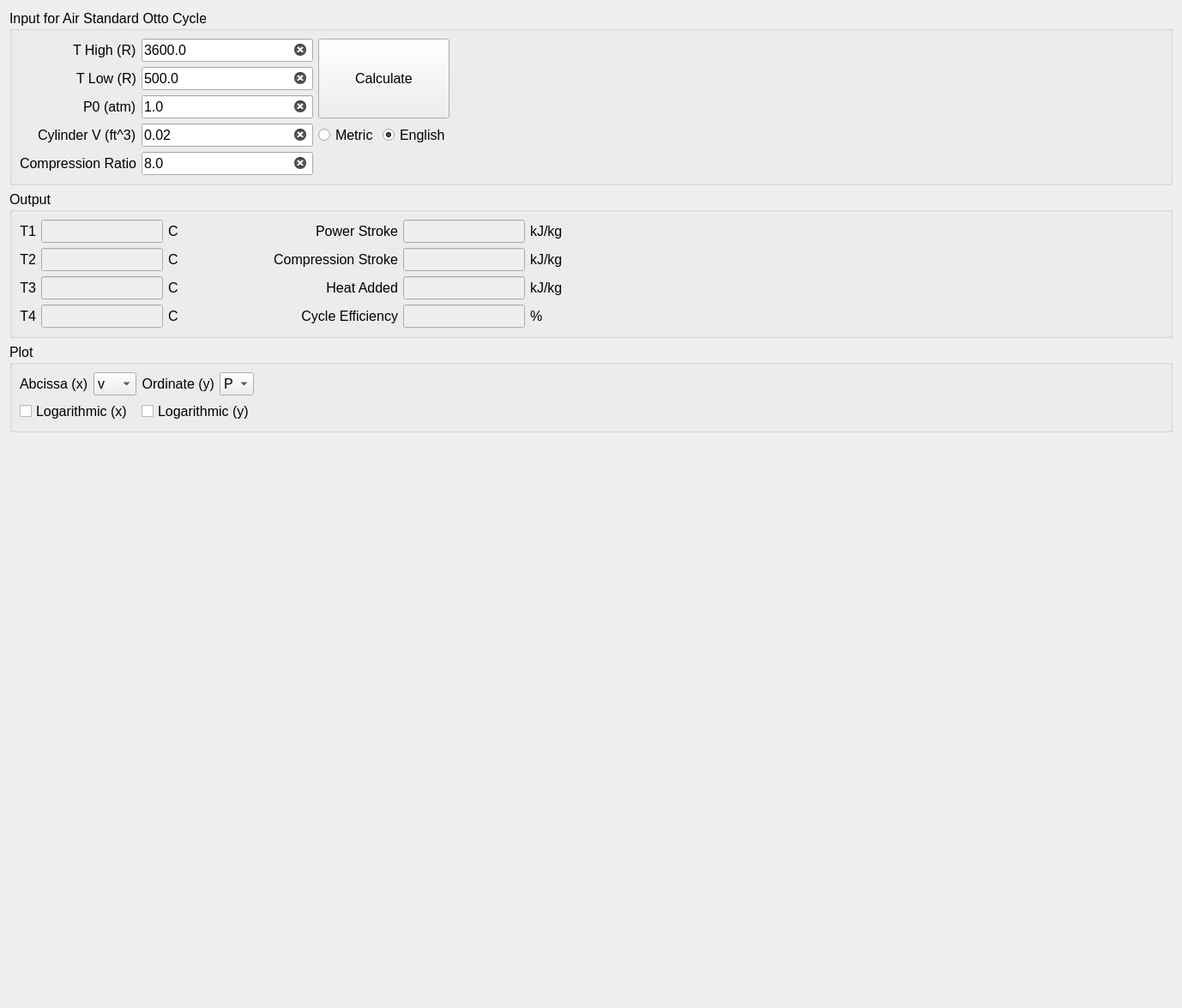
<?xml version="1.0" encoding="UTF-8"?>
<ui version="4.0">
 <class>Form</class>
 <widget class="QWidget" name="Form">
  <property name="geometry">
   <rect>
    <x>0</x>
    <y>0</y>
    <width>1378</width>
    <height>1175</height>
   </rect>
  </property>
  <property name="sizePolicy">
   <sizepolicy hsizetype="Preferred" vsizetype="Preferred">
    <horstretch>0</horstretch>
    <verstretch>0</verstretch>
   </sizepolicy>
  </property>
  <property name="windowTitle">
   <string>Form</string>
  </property>
  <layout class="QVBoxLayout" name="main_VerticalLayout">
   <item>
    <widget class="QGroupBox" name="gb_Input">
     <property name="sizePolicy">
      <sizepolicy hsizetype="Preferred" vsizetype="Fixed">
       <horstretch>0</horstretch>
       <verstretch>0</verstretch>
      </sizepolicy>
     </property>
     <property name="font">
      <font>
       <pointsize>12</pointsize>
      </font>
     </property>
     <property name="title">
      <string>Input for Air Standard Otto Cycle</string>
     </property>
     <layout class="QGridLayout" name="gridLayout">
      <item row="0" column="2" rowspan="3" colspan="2">
       <widget class="QPushButton" name="btn_Calculate">
        <property name="sizePolicy">
         <sizepolicy hsizetype="Minimum" vsizetype="Preferred">
          <horstretch>0</horstretch>
          <verstretch>0</verstretch>
         </sizepolicy>
        </property>
        <property name="font">
         <font>
          <pointsize>12</pointsize>
         </font>
        </property>
        <property name="text">
         <string>Calculate</string>
        </property>
       </widget>
      </item>
      <item row="2" column="0" alignment="Qt::AlignRight">
       <widget class="QLabel" name="lbl_P0">
        <property name="sizePolicy">
         <sizepolicy hsizetype="Fixed" vsizetype="Fixed">
          <horstretch>0</horstretch>
          <verstretch>0</verstretch>
         </sizepolicy>
        </property>
        <property name="font">
         <font>
          <pointsize>12</pointsize>
         </font>
        </property>
        <property name="text">
         <string>P0 (atm)</string>
        </property>
       </widget>
      </item>
      <item row="1" column="0" alignment="Qt::AlignRight">
       <widget class="QLabel" name="lbl_TLow">
        <property name="sizePolicy">
         <sizepolicy hsizetype="Fixed" vsizetype="Fixed">
          <horstretch>0</horstretch>
          <verstretch>0</verstretch>
         </sizepolicy>
        </property>
        <property name="font">
         <font>
          <pointsize>12</pointsize>
         </font>
        </property>
        <property name="text">
         <string>T Low (R)</string>
        </property>
       </widget>
      </item>
      <item row="1" column="1">
       <widget class="QLineEdit" name="le_TLow">
        <property name="sizePolicy">
         <sizepolicy hsizetype="Preferred" vsizetype="Fixed">
          <horstretch>0</horstretch>
          <verstretch>0</verstretch>
         </sizepolicy>
        </property>
        <property name="maximumSize">
         <size>
          <width>200</width>
          <height>16777215</height>
         </size>
        </property>
        <property name="font">
         <font>
          <pointsize>12</pointsize>
         </font>
        </property>
        <property name="text">
         <string>500.0</string>
        </property>
        <property name="placeholderText">
         <string>enter a value for the high pressure isobar</string>
        </property>
        <property name="clearButtonEnabled">
         <bool>true</bool>
        </property>
       </widget>
      </item>
      <item row="3" column="0" alignment="Qt::AlignRight">
       <widget class="QLabel" name="lbl_V0">
        <property name="sizePolicy">
         <sizepolicy hsizetype="Fixed" vsizetype="Fixed">
          <horstretch>0</horstretch>
          <verstretch>0</verstretch>
         </sizepolicy>
        </property>
        <property name="font">
         <font>
          <pointsize>12</pointsize>
         </font>
        </property>
        <property name="text">
         <string>Cylinder V (ft^3)</string>
        </property>
       </widget>
      </item>
      <item row="0" column="0" alignment="Qt::AlignRight">
       <widget class="QLabel" name="lbl_THigh">
        <property name="sizePolicy">
         <sizepolicy hsizetype="Fixed" vsizetype="Fixed">
          <horstretch>0</horstretch>
          <verstretch>0</verstretch>
         </sizepolicy>
        </property>
        <property name="font">
         <font>
          <pointsize>12</pointsize>
         </font>
        </property>
        <property name="text">
         <string>T High (R)</string>
        </property>
       </widget>
      </item>
      <item row="3" column="4">
       <spacer name="horizontalSpacer_3">
        <property name="orientation">
         <enum>Qt::Horizontal</enum>
        </property>
        <property name="sizeHint" stdset="0">
         <size>
          <width>40</width>
          <height>20</height>
         </size>
        </property>
       </spacer>
      </item>
      <item row="0" column="1">
       <widget class="QLineEdit" name="le_THigh">
        <property name="sizePolicy">
         <sizepolicy hsizetype="Preferred" vsizetype="Fixed">
          <horstretch>0</horstretch>
          <verstretch>0</verstretch>
         </sizepolicy>
        </property>
        <property name="maximumSize">
         <size>
          <width>200</width>
          <height>16777215</height>
         </size>
        </property>
        <property name="font">
         <font>
          <pointsize>12</pointsize>
         </font>
        </property>
        <property name="text">
         <string>3600.0</string>
        </property>
        <property name="placeholderText">
         <string>enter a value for the high pressure isobar</string>
        </property>
        <property name="clearButtonEnabled">
         <bool>true</bool>
        </property>
       </widget>
      </item>
      <item row="3" column="1">
       <widget class="QLineEdit" name="le_V0">
        <property name="sizePolicy">
         <sizepolicy hsizetype="Preferred" vsizetype="Fixed">
          <horstretch>0</horstretch>
          <verstretch>0</verstretch>
         </sizepolicy>
        </property>
        <property name="maximumSize">
         <size>
          <width>200</width>
          <height>16777215</height>
         </size>
        </property>
        <property name="font">
         <font>
          <pointsize>12</pointsize>
         </font>
        </property>
        <property name="text">
         <string>0.02</string>
        </property>
        <property name="clearButtonEnabled">
         <bool>true</bool>
        </property>
       </widget>
      </item>
      <item row="2" column="1">
       <widget class="QLineEdit" name="le_P0">
        <property name="sizePolicy">
         <sizepolicy hsizetype="Preferred" vsizetype="Fixed">
          <horstretch>0</horstretch>
          <verstretch>0</verstretch>
         </sizepolicy>
        </property>
        <property name="maximumSize">
         <size>
          <width>200</width>
          <height>16777215</height>
         </size>
        </property>
        <property name="font">
         <font>
          <pointsize>12</pointsize>
         </font>
        </property>
        <property name="text">
         <string>1.0</string>
        </property>
        <property name="placeholderText">
         <string>enter a value for the low pressure isobar</string>
        </property>
        <property name="clearButtonEnabled">
         <bool>true</bool>
        </property>
       </widget>
      </item>
      <item row="4" column="1">
       <widget class="QLineEdit" name="le_CR">
        <property name="sizePolicy">
         <sizepolicy hsizetype="Expanding" vsizetype="Fixed">
          <horstretch>0</horstretch>
          <verstretch>0</verstretch>
         </sizepolicy>
        </property>
        <property name="maximumSize">
         <size>
          <width>200</width>
          <height>16777215</height>
         </size>
        </property>
        <property name="font">
         <font>
          <pointsize>12</pointsize>
         </font>
        </property>
        <property name="text">
         <string>8.0</string>
        </property>
        <property name="placeholderText">
         <string>turbine isentropic efficiency 0.0&lt;eta&lt;=1.0</string>
        </property>
        <property name="clearButtonEnabled">
         <bool>true</bool>
        </property>
       </widget>
      </item>
      <item row="4" column="0" alignment="Qt::AlignRight">
       <widget class="QLabel" name="lbl_CR">
        <property name="sizePolicy">
         <sizepolicy hsizetype="Fixed" vsizetype="Fixed">
          <horstretch>0</horstretch>
          <verstretch>0</verstretch>
         </sizepolicy>
        </property>
        <property name="font">
         <font>
          <pointsize>12</pointsize>
         </font>
        </property>
        <property name="text">
         <string>Compression Ratio</string>
        </property>
        <property name="textFormat">
         <enum>Qt::PlainText</enum>
        </property>
       </widget>
      </item>
      <item row="3" column="3">
       <widget class="QRadioButton" name="rdo_English">
        <property name="sizePolicy">
         <sizepolicy hsizetype="Fixed" vsizetype="Fixed">
          <horstretch>0</horstretch>
          <verstretch>0</verstretch>
         </sizepolicy>
        </property>
        <property name="font">
         <font>
          <pointsize>12</pointsize>
         </font>
        </property>
        <property name="text">
         <string>English</string>
        </property>
        <property name="checked">
         <bool>true</bool>
        </property>
       </widget>
      </item>
      <item row="3" column="2">
       <widget class="QRadioButton" name="rdo_Metric">
        <property name="sizePolicy">
         <sizepolicy hsizetype="Fixed" vsizetype="Fixed">
          <horstretch>0</horstretch>
          <verstretch>0</verstretch>
         </sizepolicy>
        </property>
        <property name="font">
         <font>
          <pointsize>12</pointsize>
         </font>
        </property>
        <property name="text">
         <string>Metric</string>
        </property>
        <property name="checked">
         <bool>false</bool>
        </property>
       </widget>
      </item>
     </layout>
    </widget>
   </item>
   <item>
    <widget class="QGroupBox" name="gb_Output">
     <property name="sizePolicy">
      <sizepolicy hsizetype="MinimumExpanding" vsizetype="Fixed">
       <horstretch>0</horstretch>
       <verstretch>0</verstretch>
      </sizepolicy>
     </property>
     <property name="font">
      <font>
       <pointsize>12</pointsize>
      </font>
     </property>
     <property name="title">
      <string>Output</string>
     </property>
     <layout class="QGridLayout" name="grid_Output">
      <item row="4" column="0">
       <widget class="QLabel" name="label_7">
        <property name="sizePolicy">
         <sizepolicy hsizetype="Fixed" vsizetype="Fixed">
          <horstretch>0</horstretch>
          <verstretch>0</verstretch>
         </sizepolicy>
        </property>
        <property name="font">
         <font>
          <pointsize>12</pointsize>
         </font>
        </property>
        <property name="text">
         <string>T4</string>
        </property>
        <property name="alignment">
         <set>Qt::AlignRight|Qt::AlignTrailing|Qt::AlignVCenter</set>
        </property>
       </widget>
      </item>
      <item row="3" column="1">
       <widget class="QLineEdit" name="le_T3">
        <property name="enabled">
         <bool>false</bool>
        </property>
        <property name="sizePolicy">
         <sizepolicy hsizetype="Fixed" vsizetype="Fixed">
          <horstretch>0</horstretch>
          <verstretch>0</verstretch>
         </sizepolicy>
        </property>
        <property name="minimumSize">
         <size>
          <width>0</width>
          <height>0</height>
         </size>
        </property>
        <property name="maximumSize">
         <size>
          <width>200</width>
          <height>16777215</height>
         </size>
        </property>
        <property name="baseSize">
         <size>
          <width>150</width>
          <height>0</height>
         </size>
        </property>
        <property name="font">
         <font>
          <pointsize>12</pointsize>
         </font>
        </property>
       </widget>
      </item>
      <item row="4" column="1">
       <widget class="QLineEdit" name="le_T4">
        <property name="enabled">
         <bool>false</bool>
        </property>
        <property name="sizePolicy">
         <sizepolicy hsizetype="Fixed" vsizetype="Fixed">
          <horstretch>0</horstretch>
          <verstretch>0</verstretch>
         </sizepolicy>
        </property>
        <property name="minimumSize">
         <size>
          <width>0</width>
          <height>0</height>
         </size>
        </property>
        <property name="maximumSize">
         <size>
          <width>200</width>
          <height>16777215</height>
         </size>
        </property>
        <property name="baseSize">
         <size>
          <width>150</width>
          <height>0</height>
         </size>
        </property>
        <property name="font">
         <font>
          <pointsize>12</pointsize>
         </font>
        </property>
       </widget>
      </item>
      <item row="3" column="3" alignment="Qt::AlignRight">
       <widget class="QLabel" name="label_11">
        <property name="sizePolicy">
         <sizepolicy hsizetype="Fixed" vsizetype="Fixed">
          <horstretch>0</horstretch>
          <verstretch>0</verstretch>
         </sizepolicy>
        </property>
        <property name="font">
         <font>
          <pointsize>12</pointsize>
         </font>
        </property>
        <property name="text">
         <string>Heat Added</string>
        </property>
        <property name="alignment">
         <set>Qt::AlignRight|Qt::AlignTrailing|Qt::AlignVCenter</set>
        </property>
       </widget>
      </item>
      <item row="2" column="0">
       <widget class="QLabel" name="label_5">
        <property name="sizePolicy">
         <sizepolicy hsizetype="Fixed" vsizetype="Fixed">
          <horstretch>0</horstretch>
          <verstretch>0</verstretch>
         </sizepolicy>
        </property>
        <property name="font">
         <font>
          <pointsize>12</pointsize>
         </font>
        </property>
        <property name="text">
         <string>T2</string>
        </property>
        <property name="alignment">
         <set>Qt::AlignRight|Qt::AlignTrailing|Qt::AlignVCenter</set>
        </property>
       </widget>
      </item>
      <item row="2" column="1">
       <widget class="QLineEdit" name="le_T2">
        <property name="enabled">
         <bool>false</bool>
        </property>
        <property name="sizePolicy">
         <sizepolicy hsizetype="Fixed" vsizetype="Fixed">
          <horstretch>0</horstretch>
          <verstretch>0</verstretch>
         </sizepolicy>
        </property>
        <property name="minimumSize">
         <size>
          <width>0</width>
          <height>0</height>
         </size>
        </property>
        <property name="maximumSize">
         <size>
          <width>200</width>
          <height>16777215</height>
         </size>
        </property>
        <property name="baseSize">
         <size>
          <width>150</width>
          <height>0</height>
         </size>
        </property>
        <property name="font">
         <font>
          <pointsize>12</pointsize>
         </font>
        </property>
       </widget>
      </item>
      <item row="0" column="1">
       <widget class="QLineEdit" name="le_T1">
        <property name="enabled">
         <bool>false</bool>
        </property>
        <property name="sizePolicy">
         <sizepolicy hsizetype="Fixed" vsizetype="Fixed">
          <horstretch>0</horstretch>
          <verstretch>0</verstretch>
         </sizepolicy>
        </property>
        <property name="minimumSize">
         <size>
          <width>0</width>
          <height>0</height>
         </size>
        </property>
        <property name="maximumSize">
         <size>
          <width>200</width>
          <height>16777215</height>
         </size>
        </property>
        <property name="baseSize">
         <size>
          <width>150</width>
          <height>0</height>
         </size>
        </property>
        <property name="font">
         <font>
          <pointsize>12</pointsize>
         </font>
        </property>
       </widget>
      </item>
      <item row="0" column="4">
       <widget class="QLineEdit" name="le_PowerStroke">
        <property name="enabled">
         <bool>false</bool>
        </property>
        <property name="sizePolicy">
         <sizepolicy hsizetype="Fixed" vsizetype="Fixed">
          <horstretch>0</horstretch>
          <verstretch>0</verstretch>
         </sizepolicy>
        </property>
        <property name="minimumSize">
         <size>
          <width>0</width>
          <height>0</height>
         </size>
        </property>
        <property name="maximumSize">
         <size>
          <width>200</width>
          <height>16777215</height>
         </size>
        </property>
        <property name="baseSize">
         <size>
          <width>150</width>
          <height>0</height>
         </size>
        </property>
        <property name="font">
         <font>
          <pointsize>12</pointsize>
         </font>
        </property>
       </widget>
      </item>
      <item row="3" column="4">
       <widget class="QLineEdit" name="le_HeatAdded">
        <property name="enabled">
         <bool>false</bool>
        </property>
        <property name="sizePolicy">
         <sizepolicy hsizetype="Fixed" vsizetype="Fixed">
          <horstretch>0</horstretch>
          <verstretch>0</verstretch>
         </sizepolicy>
        </property>
        <property name="minimumSize">
         <size>
          <width>0</width>
          <height>0</height>
         </size>
        </property>
        <property name="maximumSize">
         <size>
          <width>200</width>
          <height>16777215</height>
         </size>
        </property>
        <property name="baseSize">
         <size>
          <width>150</width>
          <height>0</height>
         </size>
        </property>
        <property name="font">
         <font>
          <pointsize>12</pointsize>
         </font>
        </property>
       </widget>
      </item>
      <item row="0" column="2">
       <widget class="QLabel" name="lbl_T1Units">
        <property name="sizePolicy">
         <sizepolicy hsizetype="Fixed" vsizetype="Fixed">
          <horstretch>0</horstretch>
          <verstretch>0</verstretch>
         </sizepolicy>
        </property>
        <property name="baseSize">
         <size>
          <width>0</width>
          <height>0</height>
         </size>
        </property>
        <property name="font">
         <font>
          <pointsize>12</pointsize>
         </font>
        </property>
        <property name="text">
         <string>C</string>
        </property>
       </widget>
      </item>
      <item row="3" column="0">
       <widget class="QLabel" name="label_9">
        <property name="sizePolicy">
         <sizepolicy hsizetype="Fixed" vsizetype="Fixed">
          <horstretch>0</horstretch>
          <verstretch>0</verstretch>
         </sizepolicy>
        </property>
        <property name="font">
         <font>
          <pointsize>12</pointsize>
         </font>
        </property>
        <property name="text">
         <string>T3</string>
        </property>
        <property name="alignment">
         <set>Qt::AlignRight|Qt::AlignTrailing|Qt::AlignVCenter</set>
        </property>
       </widget>
      </item>
      <item row="0" column="3" alignment="Qt::AlignRight">
       <widget class="QLabel" name="label_14">
        <property name="sizePolicy">
         <sizepolicy hsizetype="Fixed" vsizetype="Fixed">
          <horstretch>0</horstretch>
          <verstretch>0</verstretch>
         </sizepolicy>
        </property>
        <property name="font">
         <font>
          <pointsize>12</pointsize>
         </font>
        </property>
        <property name="text">
         <string>Power Stroke</string>
        </property>
        <property name="alignment">
         <set>Qt::AlignRight|Qt::AlignTrailing|Qt::AlignVCenter</set>
        </property>
       </widget>
      </item>
      <item row="0" column="0">
       <widget class="QLabel" name="label_2">
        <property name="sizePolicy">
         <sizepolicy hsizetype="Fixed" vsizetype="Fixed">
          <horstretch>0</horstretch>
          <verstretch>0</verstretch>
         </sizepolicy>
        </property>
        <property name="font">
         <font>
          <pointsize>12</pointsize>
         </font>
        </property>
        <property name="focusPolicy">
         <enum>Qt::WheelFocus</enum>
        </property>
        <property name="text">
         <string>T1</string>
        </property>
        <property name="alignment">
         <set>Qt::AlignRight|Qt::AlignTrailing|Qt::AlignVCenter</set>
        </property>
       </widget>
      </item>
      <item row="4" column="3" alignment="Qt::AlignRight">
       <widget class="QLabel" name="label_10">
        <property name="sizePolicy">
         <sizepolicy hsizetype="Fixed" vsizetype="Fixed">
          <horstretch>0</horstretch>
          <verstretch>0</verstretch>
         </sizepolicy>
        </property>
        <property name="minimumSize">
         <size>
          <width>250</width>
          <height>0</height>
         </size>
        </property>
        <property name="font">
         <font>
          <pointsize>12</pointsize>
         </font>
        </property>
        <property name="text">
         <string>Cycle Efficiency</string>
        </property>
        <property name="alignment">
         <set>Qt::AlignRight|Qt::AlignTrailing|Qt::AlignVCenter</set>
        </property>
       </widget>
      </item>
      <item row="0" column="5">
       <widget class="QLabel" name="lbl_PowerStrokeUnits">
        <property name="sizePolicy">
         <sizepolicy hsizetype="Fixed" vsizetype="Fixed">
          <horstretch>0</horstretch>
          <verstretch>0</verstretch>
         </sizepolicy>
        </property>
        <property name="font">
         <font>
          <pointsize>12</pointsize>
         </font>
        </property>
        <property name="text">
         <string>kJ/kg</string>
        </property>
       </widget>
      </item>
      <item row="4" column="2">
       <widget class="QLabel" name="lbl_T4Units">
        <property name="sizePolicy">
         <sizepolicy hsizetype="Fixed" vsizetype="Fixed">
          <horstretch>0</horstretch>
          <verstretch>0</verstretch>
         </sizepolicy>
        </property>
        <property name="baseSize">
         <size>
          <width>0</width>
          <height>0</height>
         </size>
        </property>
        <property name="font">
         <font>
          <pointsize>12</pointsize>
         </font>
        </property>
        <property name="text">
         <string>C</string>
        </property>
       </widget>
      </item>
      <item row="3" column="2">
       <widget class="QLabel" name="lbl_T3Units">
        <property name="sizePolicy">
         <sizepolicy hsizetype="Fixed" vsizetype="Fixed">
          <horstretch>0</horstretch>
          <verstretch>0</verstretch>
         </sizepolicy>
        </property>
        <property name="baseSize">
         <size>
          <width>0</width>
          <height>0</height>
         </size>
        </property>
        <property name="font">
         <font>
          <pointsize>12</pointsize>
         </font>
        </property>
        <property name="text">
         <string>C</string>
        </property>
       </widget>
      </item>
      <item row="4" column="5">
       <widget class="QLabel" name="label_12">
        <property name="sizePolicy">
         <sizepolicy hsizetype="Fixed" vsizetype="Fixed">
          <horstretch>0</horstretch>
          <verstretch>0</verstretch>
         </sizepolicy>
        </property>
        <property name="font">
         <font>
          <pointsize>12</pointsize>
         </font>
        </property>
        <property name="text">
         <string>%</string>
        </property>
       </widget>
      </item>
      <item row="4" column="4">
       <widget class="QLineEdit" name="le_Efficiency">
        <property name="enabled">
         <bool>false</bool>
        </property>
        <property name="sizePolicy">
         <sizepolicy hsizetype="Fixed" vsizetype="Fixed">
          <horstretch>0</horstretch>
          <verstretch>0</verstretch>
         </sizepolicy>
        </property>
        <property name="minimumSize">
         <size>
          <width>0</width>
          <height>0</height>
         </size>
        </property>
        <property name="maximumSize">
         <size>
          <width>200</width>
          <height>16777215</height>
         </size>
        </property>
        <property name="baseSize">
         <size>
          <width>150</width>
          <height>0</height>
         </size>
        </property>
        <property name="font">
         <font>
          <pointsize>12</pointsize>
         </font>
        </property>
       </widget>
      </item>
      <item row="3" column="6">
       <spacer name="horizontalSpacer_2">
        <property name="orientation">
         <enum>Qt::Horizontal</enum>
        </property>
        <property name="sizeHint" stdset="0">
         <size>
          <width>40</width>
          <height>20</height>
         </size>
        </property>
       </spacer>
      </item>
      <item row="3" column="5">
       <widget class="QLabel" name="lbl_HeatInUnits">
        <property name="sizePolicy">
         <sizepolicy hsizetype="Fixed" vsizetype="Fixed">
          <horstretch>0</horstretch>
          <verstretch>0</verstretch>
         </sizepolicy>
        </property>
        <property name="font">
         <font>
          <pointsize>12</pointsize>
         </font>
        </property>
        <property name="text">
         <string>kJ/kg</string>
        </property>
       </widget>
      </item>
      <item row="2" column="5">
       <widget class="QLabel" name="lbl_CompressionStrokeUnits">
        <property name="sizePolicy">
         <sizepolicy hsizetype="Fixed" vsizetype="Fixed">
          <horstretch>0</horstretch>
          <verstretch>0</verstretch>
         </sizepolicy>
        </property>
        <property name="font">
         <font>
          <pointsize>12</pointsize>
         </font>
        </property>
        <property name="text">
         <string>kJ/kg</string>
        </property>
       </widget>
      </item>
      <item row="2" column="2">
       <widget class="QLabel" name="lbl_T2Units">
        <property name="sizePolicy">
         <sizepolicy hsizetype="Fixed" vsizetype="Fixed">
          <horstretch>0</horstretch>
          <verstretch>0</verstretch>
         </sizepolicy>
        </property>
        <property name="baseSize">
         <size>
          <width>0</width>
          <height>0</height>
         </size>
        </property>
        <property name="font">
         <font>
          <pointsize>12</pointsize>
         </font>
        </property>
        <property name="text">
         <string>C</string>
        </property>
       </widget>
      </item>
      <item row="2" column="4">
       <widget class="QLineEdit" name="le_CompressionStroke">
        <property name="enabled">
         <bool>false</bool>
        </property>
        <property name="sizePolicy">
         <sizepolicy hsizetype="Fixed" vsizetype="Fixed">
          <horstretch>0</horstretch>
          <verstretch>0</verstretch>
         </sizepolicy>
        </property>
        <property name="minimumSize">
         <size>
          <width>0</width>
          <height>0</height>
         </size>
        </property>
        <property name="maximumSize">
         <size>
          <width>200</width>
          <height>16777215</height>
         </size>
        </property>
        <property name="baseSize">
         <size>
          <width>150</width>
          <height>0</height>
         </size>
        </property>
        <property name="font">
         <font>
          <pointsize>12</pointsize>
         </font>
        </property>
       </widget>
      </item>
      <item row="2" column="3" alignment="Qt::AlignRight">
       <widget class="QLabel" name="label_15">
        <property name="sizePolicy">
         <sizepolicy hsizetype="Fixed" vsizetype="Fixed">
          <horstretch>0</horstretch>
          <verstretch>0</verstretch>
         </sizepolicy>
        </property>
        <property name="font">
         <font>
          <pointsize>12</pointsize>
         </font>
        </property>
        <property name="text">
         <string>Compression Stroke</string>
        </property>
        <property name="alignment">
         <set>Qt::AlignRight|Qt::AlignTrailing|Qt::AlignVCenter</set>
        </property>
       </widget>
      </item>
     </layout>
    </widget>
   </item>
   <item>
    <widget class="QGroupBox" name="gb_Plot">
     <property name="sizePolicy">
      <sizepolicy hsizetype="MinimumExpanding" vsizetype="Fixed">
       <horstretch>0</horstretch>
       <verstretch>0</verstretch>
      </sizepolicy>
     </property>
     <property name="font">
      <font>
       <pointsize>12</pointsize>
      </font>
     </property>
     <property name="title">
      <string>Plot</string>
     </property>
     <layout class="QGridLayout" name="grid_Plot">
      <item row="0" column="4">
       <spacer name="horizontalSpacer">
        <property name="orientation">
         <enum>Qt::Horizontal</enum>
        </property>
        <property name="sizeHint" stdset="0">
         <size>
          <width>40</width>
          <height>20</height>
         </size>
        </property>
       </spacer>
      </item>
      <item row="0" column="3">
       <widget class="QComboBox" name="cmb_Ordinate">
        <property name="maximumSize">
         <size>
          <width>50</width>
          <height>16777215</height>
         </size>
        </property>
        <property name="currentIndex">
         <number>0</number>
        </property>
        <item>
         <property name="text">
          <string>P</string>
         </property>
        </item>
        <item>
         <property name="text">
          <string>T</string>
         </property>
        </item>
        <item>
         <property name="text">
          <string>u</string>
         </property>
        </item>
        <item>
         <property name="text">
          <string>h</string>
         </property>
        </item>
        <item>
         <property name="text">
          <string>s</string>
         </property>
        </item>
        <item>
         <property name="text">
          <string>v</string>
         </property>
        </item>
       </widget>
      </item>
      <item row="0" column="0">
       <widget class="QLabel" name="lbl_Abcissa">
        <property name="maximumSize">
         <size>
          <width>150</width>
          <height>16777215</height>
         </size>
        </property>
        <property name="text">
         <string>Abcissa (x)</string>
        </property>
       </widget>
      </item>
      <item row="0" column="2">
       <widget class="QLabel" name="lbl_Ordinate">
        <property name="maximumSize">
         <size>
          <width>150</width>
          <height>16777215</height>
         </size>
        </property>
        <property name="text">
         <string>Ordinate (y)</string>
        </property>
        <property name="alignment">
         <set>Qt::AlignRight|Qt::AlignTrailing|Qt::AlignVCenter</set>
        </property>
       </widget>
      </item>
      <item row="1" column="0" colspan="2">
       <widget class="QCheckBox" name="chk_LogAbcissa">
        <property name="text">
         <string>Logarithmic (x)</string>
        </property>
       </widget>
      </item>
      <item row="1" column="2" colspan="2">
       <widget class="QCheckBox" name="chk_LogOrdinate">
        <property name="text">
         <string>Logarithmic (y)</string>
        </property>
       </widget>
      </item>
      <item row="0" column="1">
       <widget class="QComboBox" name="cmb_Abcissa">
        <property name="sizePolicy">
         <sizepolicy hsizetype="MinimumExpanding" vsizetype="Fixed">
          <horstretch>0</horstretch>
          <verstretch>0</verstretch>
         </sizepolicy>
        </property>
        <property name="maximumSize">
         <size>
          <width>50</width>
          <height>16777215</height>
         </size>
        </property>
        <property name="currentText">
         <string>v</string>
        </property>
        <property name="currentIndex">
         <number>5</number>
        </property>
        <item>
         <property name="text">
          <string>P</string>
         </property>
        </item>
        <item>
         <property name="text">
          <string>T</string>
         </property>
        </item>
        <item>
         <property name="text">
          <string>u</string>
         </property>
        </item>
        <item>
         <property name="text">
          <string>h</string>
         </property>
        </item>
        <item>
         <property name="text">
          <string>s</string>
         </property>
        </item>
        <item>
         <property name="text">
          <string>v</string>
         </property>
        </item>
       </widget>
      </item>
     </layout>
    </widget>
   </item>
   <item>
    <spacer name="verticalSpacer">
     <property name="orientation">
      <enum>Qt::Vertical</enum>
     </property>
     <property name="sizeHint" stdset="0">
      <size>
       <width>20</width>
       <height>40</height>
      </size>
     </property>
    </spacer>
   </item>
  </layout>
 </widget>
 <resources/>
 <connections/>
</ui>
